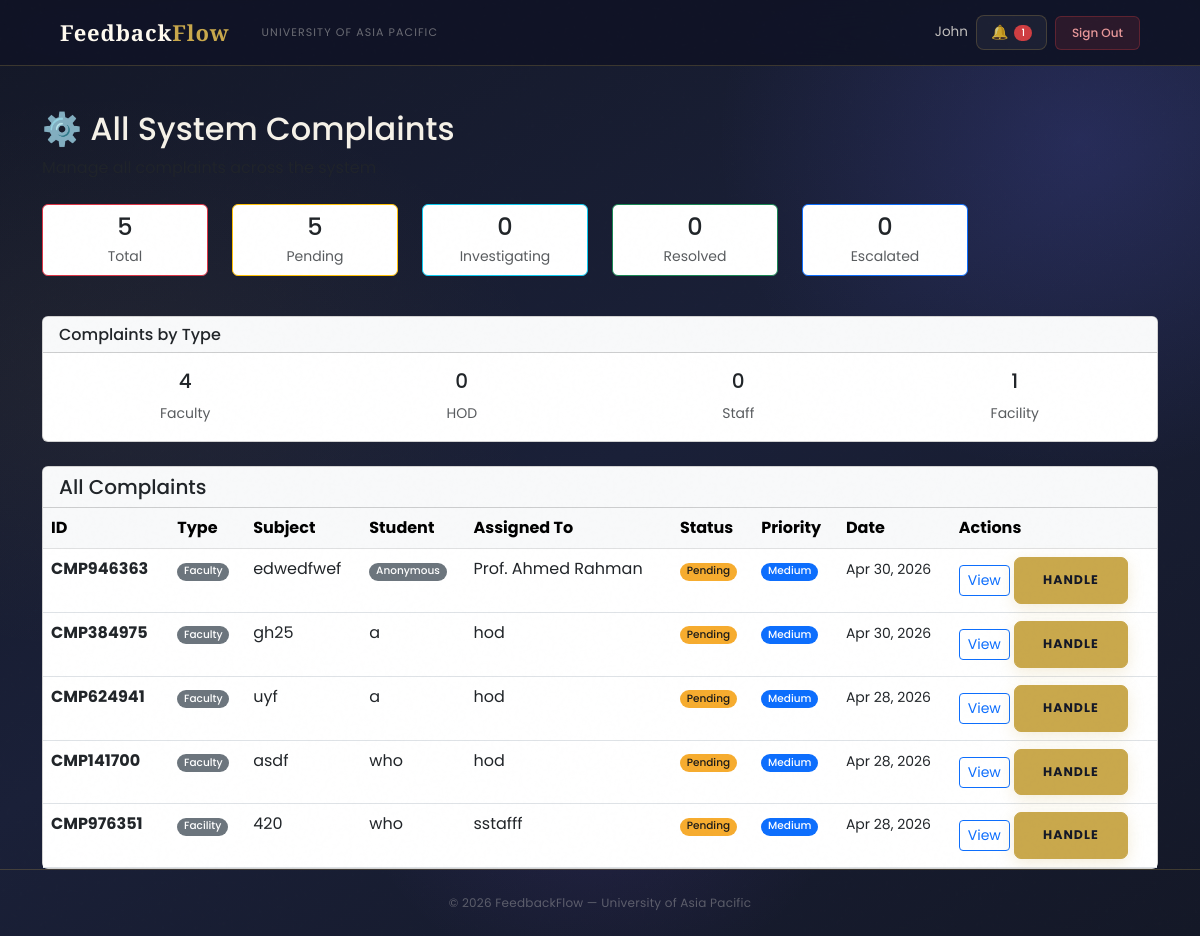
The page /complaints/admin/list/ (signed in) on the database as committed earlier.
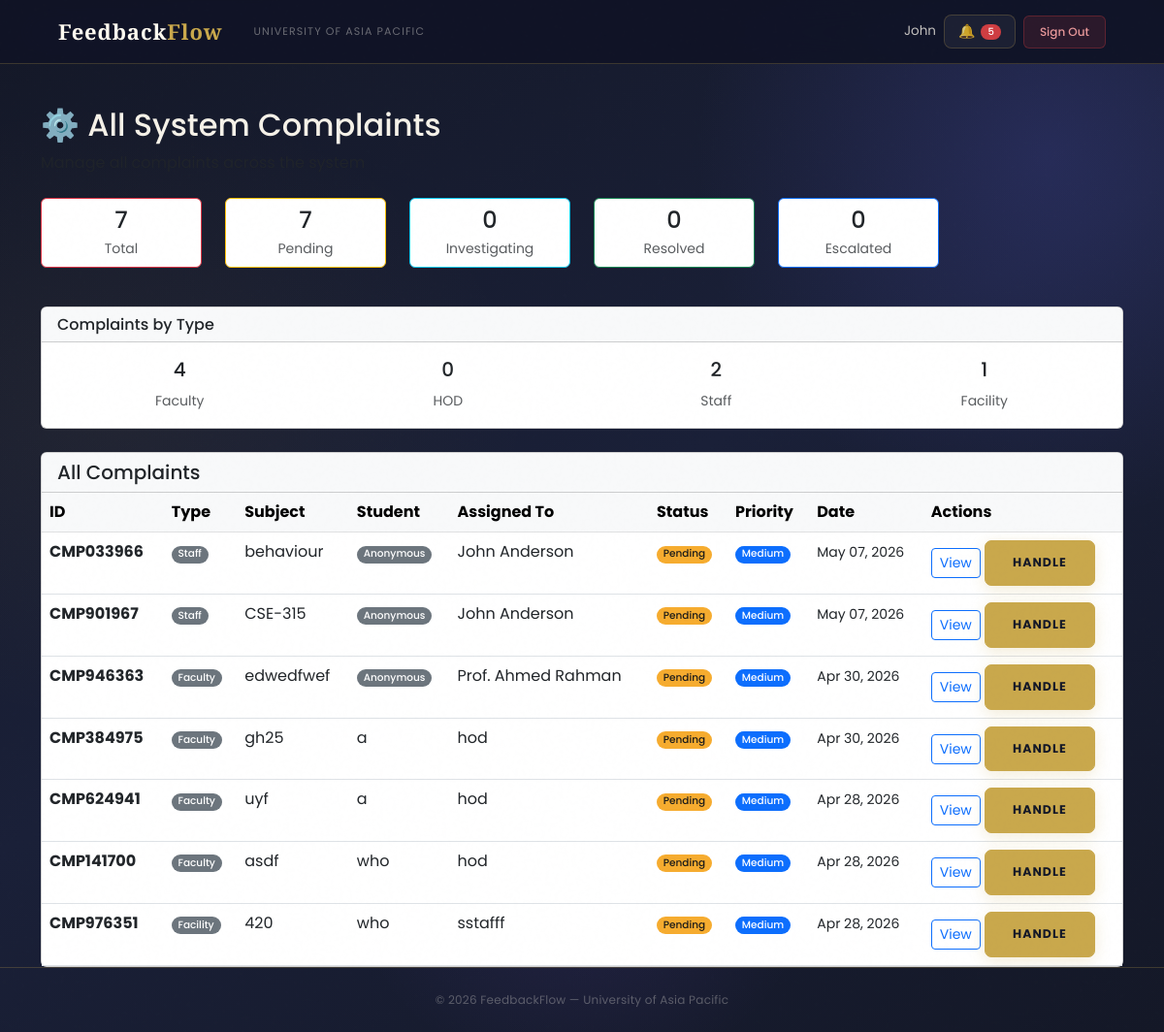
The same page on the database as committed later.
### complaints/models.py (models this page shows, shortened)
class Complaint(models.Model):
    COMPLAINT_TYPE_CHOICES = (
        ('Faculty', 'Complaint about Faculty'),
        ('HOD', 'Complaint about HOD'),
        ('Staff', 'Complaint about Staff'),
        ('Facility', 'Facility Issue'),
    )
    STATUS_CHOICES = (
        ('Pending', 'Pending Review'),
        ('Under Investigation', 'Under Investigation'),
        ('Resolved', 'Resolved'),
        ('Escalated', 'Escalated to Higher Authority'),
    )
    PRIORITY_CHOICES = (
        ('Low', 'Low'),
        ('Medium', 'Medium'),
        ('High', 'High'),
        ('Urgent', 'Urgent'),
    )
    student = models.ForeignKey(
        settings.AUTH_USER_MODEL,
        on_delete=models.CASCADE,
        related_name='complaints_submitted'
    )
    complaint_type = models.CharField(max_length=20, choices=COMPLAINT_TYPE_CHOICES)
    subject = models.CharField(max_length=200)
    description = models.TextField()
    faculty_concerned = models.ForeignKey(
        settings.AUTH_USER_MODEL,
        on_delete=models.SET_NULL,
        null=True,
        blank=True,
        related_name='complaints_against',
        limit_choices_to={'role__in': ['Faculty', 'HOD', 'Staff']}
    )
    location = models.CharField(max_length=200, blank=True, null=True, help_text='For facility issues')
    status = models.CharField(max_length=30, choices=STATUS_CHOICES, default='Pending')
    priority = models.CharField(max_length=10, choices=PRIORITY_CHOICES, default='Medium')
    assigned_to = models.ForeignKey(
        settings.AUTH_USER_MODEL,
        on_delete=models.SET_NULL,
        null=True,
        blank=True,
        related_name='complaints_assigned'
    )
    is_anonymous = models.BooleanField(default=False)
    submitted_at = models.DateTimeField(auto_now_add=True)
    updated_at = models.DateTimeField(auto_now=True)
    resolved_at = models.DateTimeField(null=True, blank=True)
    tracking_id = models.CharField(max_length=20, unique=True, editable=False)
    class Meta:
        ordering = ['-submitted_at']
        verbose_name = 'Complaint'
        verbose_name_plural = 'Complaints'

### users/models.py (models this page shows, shortened)
class User(AbstractBaseUser, PermissionsMixin):
    ROLE_CHOICES = (
        ('Student', 'Student'),
        ('Faculty', 'Faculty'),
        ('HOD', 'Head of Department'),
        ('Staff', 'Staff'),
        ('Admin', 'Administrator'),
    )
    DEPARTMENT_CHOICES = (
        ('DBA', 'Department of Business Administration'),
        ('CSE', 'Department of Computer Science and Engineering'),
        ('CE', 'Department of Civil Engineering'),
        ('EEE', 'Department of Electrical and Electronic Engineering'),
        ('Pharmacy', 'Department of Pharmacy'),
        ('Law', 'Department of Law and Human Rights'),
        ('English', 'Department of English'),
        ('Architecture', 'Department of Architecture'),
    )
    email = models.EmailField(unique=True, max_length=255)
    full_name = models.CharField(max_length=150)
    role = models.CharField(max_length=20, choices=ROLE_CHOICES)
    department = models.CharField(max_length=100, choices=DEPARTMENT_CHOICES, null=True, blank=True)
    student_id = models.CharField(max_length=50, unique=True, null=True, blank=True)
    is_active = models.BooleanField(default=True)
    is_staff = models.BooleanField(default=False)
    created_at = models.DateTimeField(auto_now_add=True)
    updated_at = models.DateTimeField(auto_now=True)
    USERNAME_FIELD = 'email'
    REQUIRED_FIELDS = ['full_name']
    objects = UserManager()
    class Meta:
        verbose_name = 'User'
        verbose_name_plural = 'Users'
        ordering = ['-created_at']
    def get_short_name(self):
        return self.full_name.split()[0] if self.full_name else self.email

### complaints/views.py (the view)
# urls.py: path('admin/list/', views.admin_complaints_list, name='admin_complaints_list'),
@login_required
def admin_complaints_list(request):
    if request.user.role != 'Admin':
        messages.error(request, 'Access denied. Admin only.')
        return redirect('login')
    complaints_list = Complaint.objects.all().order_by('-submitted_at')
    total_complaints = complaints_list.count()
    pending = complaints_list.filter(status='Pending').count()
    investigating = complaints_list.filter(status='Under Investigation').count()
    resolved = complaints_list.filter(status='Resolved').count()
    escalated = complaints_list.filter(status='Escalated').count()
    faculty_complaints = complaints_list.filter(complaint_type='Faculty').count()
    hod_complaints = complaints_list.filter(complaint_type='HOD').count()
    staff_complaints = complaints_list.filter(complaint_type='Staff').count()
    facility_complaints = complaints_list.filter(complaint_type='Facility').count()
    context = {
        'complaints_list': complaints_list,
        'total_complaints': total_complaints,
        'pending': pending,
        'investigating': investigating,
        'resolved': resolved,
        'escalated': escalated,
        'faculty_complaints': faculty_complaints,
        'hod_complaints': hod_complaints,
        'staff_complaints': staff_complaints,
        'facility_complaints': facility_complaints,
        'page_title': 'All Complaints'
    }
    return render(request, 'complaints/admins_complaints_list.html', context)

### users/context_processors.py (called while the page is built)
def notifications_count(request):
    if request.user.is_authenticated:
        from users.models import Notification
        count = Notification.objects.filter(
            recipient=request.user,
            is_read=False
        ).count()
        return {'unread_notifications_count': count}
    return {'unread_notifications_count': 0}

### complaints/templates/complaints/admins_complaints_list.html (shortened to what the changed rows need)
{% extends 'users/base.html' %}
{% block content %}
<div class="container mt-4">
    <div class="mb-4">
        <h2>⚙️ All System Complaints</h2>
    </div>
    <div class="row mb-4">
        <div class="col-lg-2 col-md-4 mb-3">
            <div class="card border-danger">
                <div class="card-body text-center p-2">
                    <h4 class="mb-1">{{ total_complaints }}</h4>
                    <p class="text-muted mb-0 small">Total</p>
                </div>
            </div>
        </div>
        <div class="col-lg-2 col-md-4 mb-3">
            <div class="card border-warning">
                <div class="card-body text-center p-2">
                    <h4 class="mb-1">{{ pending }}</h4>
                    <p class="text-muted mb-0 small">Pending</p>
                </div>
            </div>
        </div>
    </div>
    <div class="row mb-4">
        <div class="col-12">
            <div class="card">
                <div class="card-body">
                    <div class="row text-center">
                        <div class="col">
                            <h5>{{ staff_complaints }}</h5>
                            <small class="text-muted">Staff</small>
                        </div>
                    </div>
                </div>
            </div>
        </div>
    </div>
    {% if complaints_list %}
        <div class="card">
            <div class="card-body p-0">
                <div class="table-responsive">
                    <table class="table table-hover mb-0">
                        <thead class="table-light">
                            <tr>
                                <th>ID</th>
                                <th>Type</th>
                                <th>Subject</th>
                                <th>Student</th>
                                <th>Assigned To</th>
                                <th>Status</th>
                                <th>Priority</th>
                                <th>Date</th>
                                <th>Actions</th>
                            </tr>
                        </thead>
                        <tbody>
                            {% for complaint in complaints_list %}
                            <tr>
                                <td><strong>{{ complaint.tracking_id }}</strong></td>
                                <td><span class="badge bg-secondary">{{ complaint.complaint_type }}</span></td>
                                <td>{{ complaint.subject|truncatewords:4 }}</td>
                                <td>
                                    {% if complaint.is_anonymous %}
                                        <span class="badge bg-secondary">Anonymous</span>
                                    {% else %}
                                        {{ complaint.student.full_name }}
                                    {% endif %}
                                </td>
                                <td>{{ complaint.assigned_to.full_name }}</td>
                                <td>
                                    <span class="badge
                                        {% if complaint.status == 'Pending' %}bg-warning text-dark
                                        {% elif complaint.status == 'Under Investigation' %}bg-info
                                        {% elif complaint.status == 'Resolved' %}bg-success
                                        {% elif complaint.status == 'Escalated' %}bg-danger
                                        {% endif %}">
                                        {{ complaint.status }}
                                    </span>
                                </td>
                                <td>
                                    <span class="badge
                                        {% if complaint.priority == 'Low' %}bg-secondary
                                        {% elif complaint.priority == 'Medium' %}bg-primary
                                        {% elif complaint.priority == 'High' %}bg-warning text-dark
                                        {% elif complaint.priority == 'Urgent' %}bg-danger
                                        {% endif %}">
                                        {{ complaint.priority }}
                                    </span>
                                </td>
                                <td><small>{{ complaint.submitted_at|date:"M d, Y" }}</small></td>
                                <td>
                                    <a href="{% url 'complaint_detail' complaint.id %}" class="btn btn-sm btn-outline-primary">
                                        View
                                    </a>
                                    <a href="{% url 'handle_complaint' complaint.id %}" class="btn btn-sm btn-primary">
                                        Handle
                                    </a>
                                </td>
                            </tr>
                            {% endfor %}
                        </tbody>
                    </table>
                </div>
            </div>
        </div>
    {% endif %}
</div>
{% endblock %}

### users/templates/users/base.html (shortened to what this page needs)
<!DOCTYPE html>
<html lang="en">
<head>
    <link href="https://cdn.jsdelivr.net/npm/bootstrap@5.3.0/dist/css/bootstrap.min.css" rel="stylesheet">
</head>
<body>
<nav class="navbar navbar-expand-lg">
    <div class="container-fluid d-flex align-items-center gap-3">
        <a class="navbar-brand" href="/">Feedback<em>Flow</em></a>
        <span class="navbar-text d-none d-md-inline">University of Asia Pacific</span>
        {% if user.is_authenticated %}
        <div class="ms-auto d-flex align-items-center gap-2">
            <span class="nav-user-info d-none d-md-inline">{{ user.get_short_name }}</span>
            <a href="{% url 'notifications' %}" class="btn-bell">
                🔔
                {% if unread_notifications_count > 0 %}
                <span class="badge bg-danger" style="font-size:10px;padding:3px 7px;">{{ unread_notifications_count }}</span>
                {% endif %}
            </a>
            <a href="{% url 'logout' %}" class="btn-logout">Sign Out</a>
        </div>
        {% endif %}
    </div>
</nav>
<main>{% block content %}{% endblock %}</main>
<footer>
    <p>© 2026 FeedbackFlow — University of Asia Pacific</p>
</footer>
</body>
</html>

Rows that differ between the two databases and show on the page:
added Complaint: tracking_id "CMP033966", complaint_type "Staff", subject "behaviour", is_anonymous "Anonymous", assigned_to.full_name "John Anderson", status "Pending", priority "Medium", submitted_at "May 07, 2026"
added Complaint: tracking_id "CMP901967", complaint_type "Staff", subject "CSE-315", is_anonymous "Anonymous", assigned_to.full_name "John Anderson", status "Pending", priority "Medium", submitted_at "May 07, 2026"
Other text that changed with them:
{{ unread_notifications_count }}: "1" → "5"
{{ total_complaints }}: "5" → "7"
{{ pending }}: "5" → "7"
{{ staff_complaints }}: "0" → "2"
